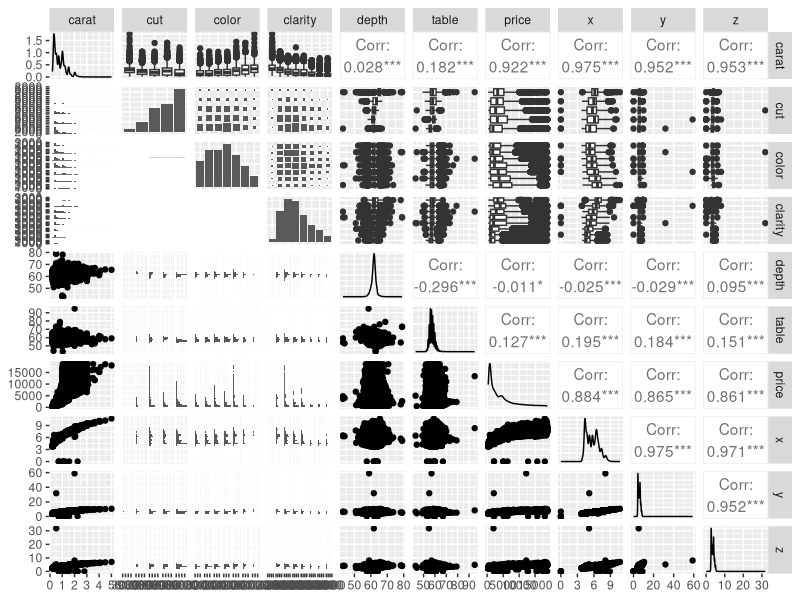
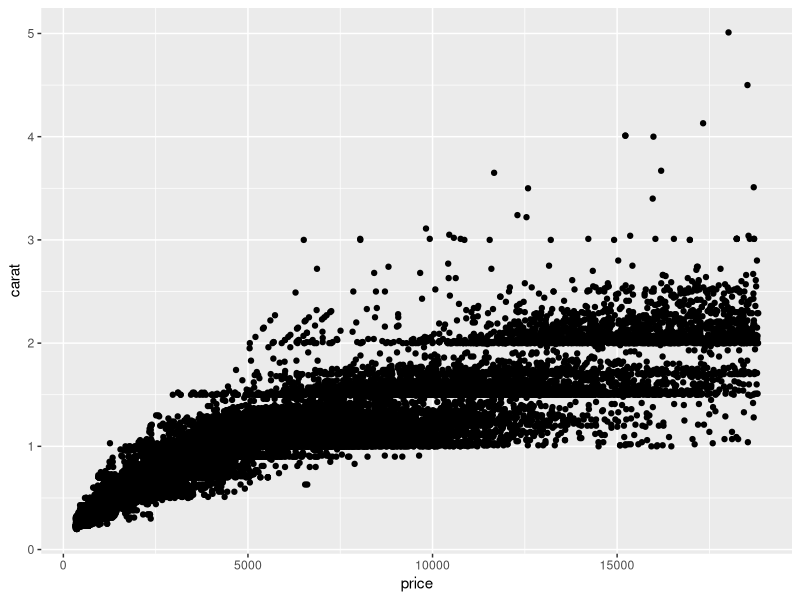
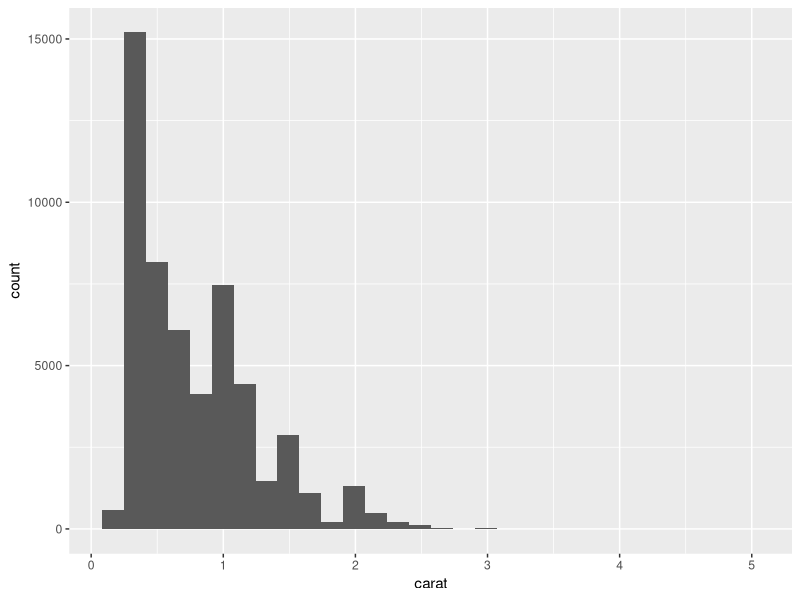
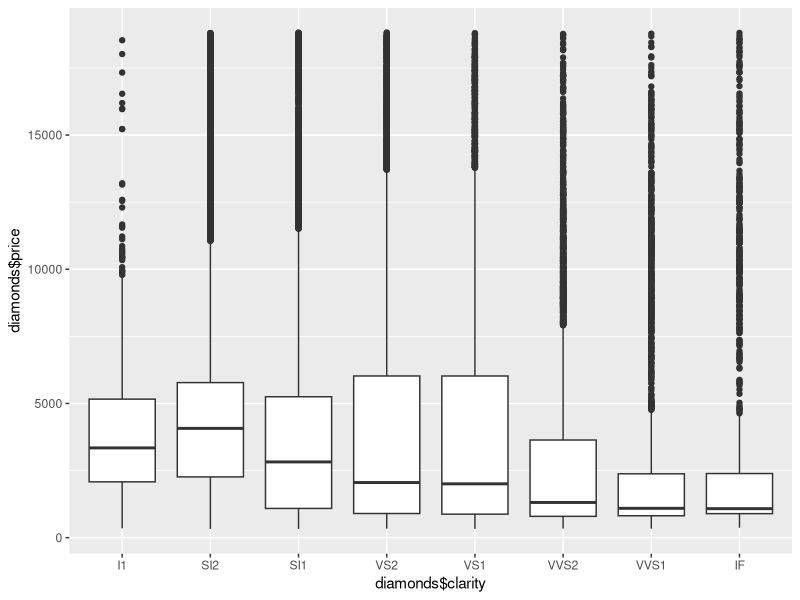

Here is the R script that generated these plots, in order:
## ---- chunk 1
library(tidyverse)
library(skimr)
library(GGally)

## ---- chunk 2
names(diamonds)
dim(diamonds)
summary(diamonds)
head(diamonds)
tail(diamonds)
skimr::skim(diamonds)
## ---- chunk 3
ggpairs(diamonds)
## ---- chunk 4
ggplot(data = diamonds, aes(x = price, y = carat)) + geom_point()
## ---- chunk 5
ggplot(data = diamonds, aes(x = carat)) + geom_histogram()
## ---- chunk 6
ggplot(data = diamonds, aes(x = diamonds$clarity, y = diamonds$price)) + geom_boxplot()
